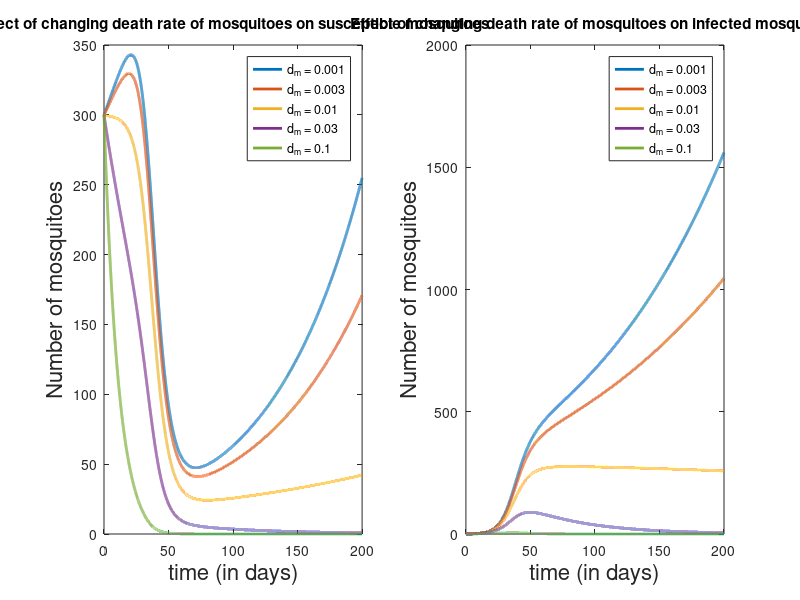

Source code (MATLAB):
% Code to simulate malaria model of two species

clear
close all;

total_time=200; % days
dt=1e-2;

N= total_time/dt;

pbite=0.3; % prob of mosq biting

reco_rate=0.3; % recovery rate
mald_rate=0.005; % human malaria death rate
immune_rate=0.01; % immunization rate

mbirth_rate=0.01;   % mosquito birth rate
mdeath_rate=[0.001 0.003 0.01 0.03 0.1];   % mosquito death rate

figure

for j = 1:length(mdeath_rate)

    sus_humans=zeros(N,1);  % array storing no susceptible humans at each instant
    inf_humans=zeros(N,1);  % array storing no of infected humans at each instant
    dead_humans= zeros(N,1);    % array storing no of dead humans at each instant
    immune_humans=zeros(N,1);   % array storing no of immune humans at each instant

    sus_mosq= zeros(N,1);   % array storing no susceptible mosquitoes at each instant
    inf_mosq= zeros(N,1);   % array storing no infected mosquitoes at each instant

    % Initial Conditions

    sus_humans(1)=300;  
    inf_humans(1)=1;

    inf_mosq(1)=0;
    sus_mosq(1)=300;

    time= zeros(N,1);

    for i=1:N
        total_humans = sus_humans(i) + inf_humans(i) + immune_humans(i);
        
        sus_humans(i+1)=sus_humans(i)+ dt*(-(( sus_humans(i)*inf_mosq(i)*pbite )/ (sus_mosq(i)+inf_mosq(i)) ) + reco_rate*inf_humans(i) ) ;  % /N needed?

        inf_humans(i+1)= inf_humans(i) +dt*( (( sus_humans(i)*inf_mosq(i)*pbite )/ (sus_mosq(i)+inf_mosq(i)) ) - inf_humans(i)*(reco_rate+mald_rate+immune_rate) );

        dead_humans(i+1)= dead_humans(i) +dt*(mald_rate*inf_humans(i));

        immune_humans(i+1)= immune_humans(i) + dt*(immune_rate*inf_humans(i));

        sus_mosq(i+1)= sus_mosq(i) + dt*(-(( sus_mosq(i)*inf_humans(i)*pbite ) /(total_humans)) + (mbirth_rate)*(sus_mosq(i)+inf_mosq(i)) - mdeath_rate(j)*(sus_mosq(i))) ;

        inf_mosq(i+1)= inf_mosq(i) + dt*( ( sus_mosq(i)*inf_humans(i)*pbite )/(total_humans) - mdeath_rate(j)*(inf_mosq(i)) ) ;

        time(i+1)= time(i) +dt;
    end

    
    % plot for variation is mosquito population
    hold on
    subplot(1,2,1), plot(time,sus_mosq,'LineWidth', 2);
    title('Effect of changing death rate of mosquitoes on susceptible mosquitoes');
    xlabel('time (in days)','FontSize',16);
    ylabel('Number of mosquitoes','FontSize',16);
    legend('d_m = 0.001', 'd_m = 0.003', 'd_m = 0.01', 'd_m = 0.03', 'd_m = 0.1');
    
    hold on
    subplot(1,2,2), plot(time,inf_mosq,'LineWidth', 2);
    title('Effect of changing death rate of mosquitoes on infected mosquitoes');
    xlabel('time (in days)','FontSize',16);
    ylabel('Number of mosquitoes','FontSize',16);
    legend('d_m = 0.001', 'd_m = 0.003', 'd_m = 0.01', 'd_m = 0.03', 'd_m = 0.1');
end
